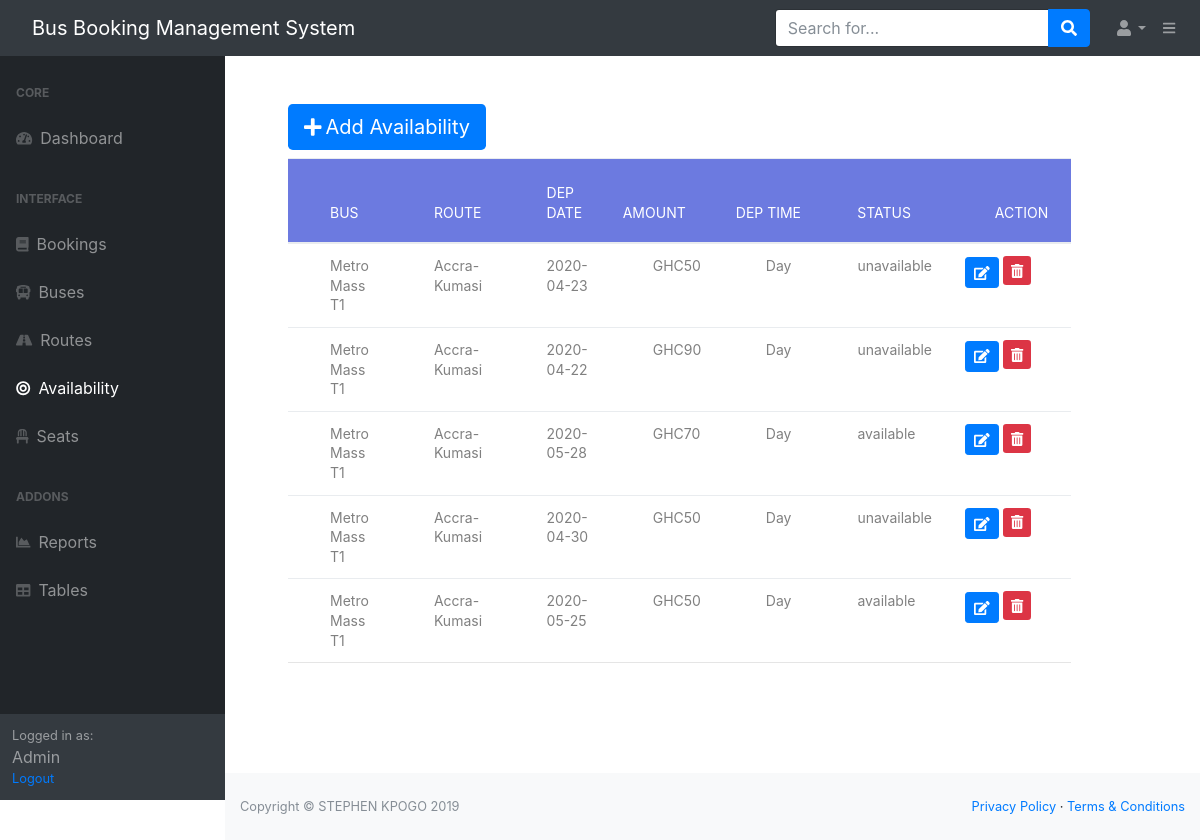
Before: /availability (signed in) with the older database file.
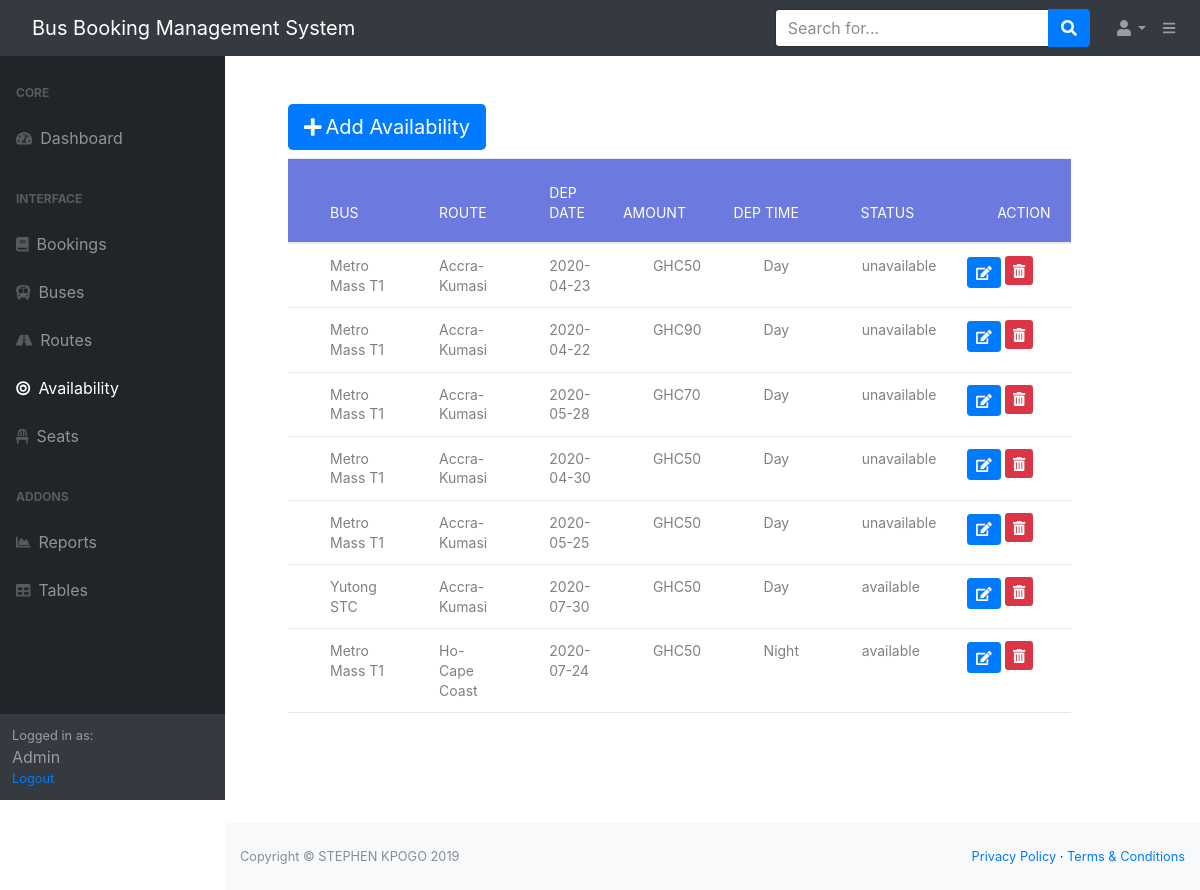
After: the same page with the newer database file.
### bbs/models.py (models this page shows, shortened)
class Availability(db.Model):
    id = db.Column(db.Integer, primary_key=True)
    route_id = db.Column(db.Integer, db.ForeignKey('route.id'),nullable=False)
    bus_id = db.Column(db.Integer, db.ForeignKey('buses.id'),nullable=False)
    date = db.Column(db.Date, nullable=False)
    time = db.Column(db.String(60), nullable=False)
    amount = db.Column(db.Integer(), nullable=False)
    status = db.Column(db.String(60), nullable=False)

class Buses(db.Model):
    id = db.Column(db.Integer, primary_key=True)
    name = db.Column(db.String(60), unique=True, nullable=False)
    number = db.Column(db.String(20), unique=True, nullable=False)
    description = db.Column(db.String(200), nullable=False)
    image_file = db.Column(db.String(60), nullable=False,default='default_bus.jpg')
    bookings = db.relationship('Booking', backref='bus')
    availability = db.relationship('Availability', backref='bus')

class Route(db.Model):
    id = db.Column(db.Integer, primary_key=True)
    name = db.Column(db.String(60), nullable=False)
    time = db.Column(db.String(60), nullable=False)
    amount = db.Column(db.Integer(), nullable=False)
    availability = db.relationship('Availability', backref='route')
    booking = db.relationship('Booking', backref='route')

### bbs/admin/routes.py (the view, shortened to what this page needs)
@myadmin.route('/availability',methods=['GET','POST'])
@roles_required('admin')
def availability():
    availability = Availability.query.all()
    form = AvailabilityForm()
    form.bus.choices = [(bus.id,bus.name) for bus in Buses.query.order_by('name')]
    form.route.choices = [(route.id,route.name) for route in Route.query.order_by('name')]
    return render_template('/admin/availability.html',availability=availability,form=form)

### bbs/forms.py
class AvailabilityForm(FlaskForm):
    bus = SelectField('Bus',coerce=int)
    route = SelectField('Route',coerce=int)
    date = DateField('Date(dd-mm-yyyy)',format='%Y-%m-%d')
    time = SelectField('Time',choices=[('Day','Day'),('Night','Night')])
    status = SelectField('Status',choices=[('available','Available'),('unavailable','Not Available')])
    submit = SubmitField('Add')

### bbs/templates/admin/availability.html (shortened to what this page needs)
{% extends "admin/admin_layout.html"%}
{% block content%}
<div class="table100 ver3 col-10 m-b-110 ml-5 mr-5 mt-5">
    <div class="mt-5 mb-2 ">
        <button type="button" class="btn-lg btn-primary" data-toggle="modal" data-target="#AvModal">
          <i class="fas fa-plus mr-1"></i>Add Availability</button>
     </div>
<table class="table table-hover">
  <thead>
    <tr class="row100 head">
      <th class="column100 column1" data-column="column2">Bus</th>
      <th class="column100 column1" data-column="column2">Route</th>
      <th class="column100 column1" data-column="column2">Dep Date</th>
      <th class="column100 column8" data-column="column8">Amount</th>
      <th class="column100 column8" data-column="column8">Dep Time</th>
      <th class="column100 column8 text-center" data-column="column8"> Status</th>
      <th class="column100 column1" data-column="column2">Action</th>
    </tr>
  </thead>
  <tbody>
    {% for available in availability %}
     <tr class="">
      <td class="column100 column1" data-column="column1">{{available.bus.name}}</td>
      <td class="column100 column1" data-column="column1">{{available.route.name}}</td>
      <td class="column100 column1" data-column="column1">{{available.date}}</td>
      <td class="column100 column1" data-column="column1">GHC{{available.amount}}</td>
      <td class="column100 column1" data-column="column1">{{available.time}}</td>
      <td class="column100 column1" data-column="column1">{{available.status}}</td>
     <td class="column100 column8" data-column="column8"><span data-toggle="modal" data-target="#AvEditModal">
         <a class="btn btn-sm btn-primary" href="{{url_for('myadmin.edit_availability', id=available.id)}}"><i class="fas fa-edit"></i></a></span>
         <a type="button" class="btn-sm btn-danger" href="{{url_for('myadmin.delete',id=available.id)}}"> <i class="fas fa-trash-alt"></i></a></td>
      </tr>
    {% endfor %}
  </tbody>
</table>
</div>
  {% endblock content%}

Changed rows visible on the page:
changed Availability (number 3 of 7 on the later page): status "available" → "unavailable"
changed Availability (number 5 of 7 on the later page): status "available" → "unavailable"
added Availability: bus.name "Yutong STC", route.name "Accra-Kumasi", date "2020-07-30", amount "50", time "Day", status "available"
added Availability: bus.name "Metro Mass T1", route.name "Ho-Cape Coast", date "2020-07-24", amount "50", time "Night", status "available"
